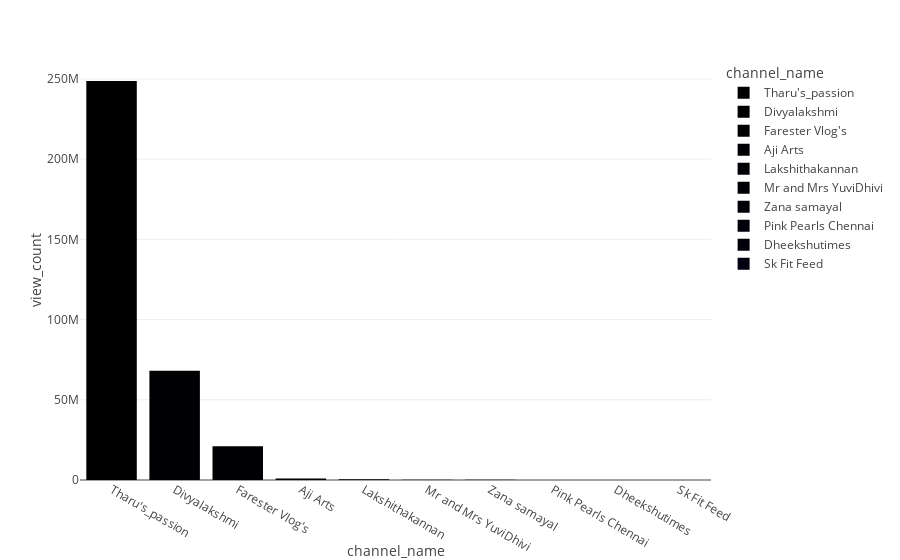

Here is the notebook cell this chart was saved with:
### Code cell
#question 6.
df = pd.read_sql_query("select view_count,channel_name from channel order by view_count desc",mydb)
#st.write(df)
fig = px.bar(df,x='channel_name',y='view_count',color='channel_name')
#st.plotly_chart(fig)
fig

### Figure 1 — Plotly figure (JSON) as saved in the notebook; plotly's stock layout.template omitted (floating-point values rounded to 4 significant figures)
{"data": [{"alignmentgroup": "True", "hovertemplate": "channel_name=%{x}<br>view_count=%{y}<extra></extra>", "legendgroup": "Tharu's_passion", "marker": {"color": "#000001", "pattern": {"shape": ""}}, "name": "Tharu's_passion", "offsetgroup": "Tharu's_passion", "orientation": "v", "showlegend": true, "textposition": "auto", "type": "bar", "x": ["Tharu's_passion"], "xaxis": "x", "y": [248751930], "yaxis": "y"}, {"alignmentgroup": "True", "hovertemplate": "channel_name=%{x}<br>view_count=%{y}<extra></extra>", "legendgroup": "Divyalakshmi", "marker": {"color": "#000002", "pattern": {"shape": ""}}, "name": "Divyalakshmi", "offsetgroup": "Divyalakshmi", "orientation": "v", "showlegend": true, "textposition": "auto", "type": "bar", "x": ["Divyalakshmi"], "xaxis": "x", "y": [68151742], "yaxis": "y"}, {"alignmentgroup": "True", "hovertemplate": "channel_name=%{x}<br>view_count=%{y}<extra></extra>", "legendgroup": "Farester Vlog's", "marker": {"color": "#000003", "pattern": {"shape": ""}}, "name": "Farester Vlog's", "offsetgroup": "Farester Vlog's", "orientation": "v", "showlegend": true, "textposition": "auto", "type": "bar", "x": ["Farester Vlog's"], "xaxis": "x", "y": [21055457], "yaxis": "y"}, {"alignmentgroup": "True", "hovertemplate": "channel_name=%{x}<br>view_count=%{y}<extra></extra>", "legendgroup": "Aji Arts", "marker": {"color": "#000004", "pattern": {"shape": ""}}, "name": "Aji Arts", "offsetgroup": "Aji Arts", "orientation": "v", "showlegend": true, "textposition": "auto", "type": "bar", "x": ["Aji Arts"], "xaxis": "x", "y": [859639], "yaxis": "y"}, {"alignmentgroup": "True", "hovertemplate": "channel_name=%{x}<br>view_count=%{y}<extra></extra>", "legendgroup": "Lakshithakannan", "marker": {"color": "#000005", "pattern": {"shape": ""}}, "name": "Lakshithakannan", "offsetgroup": "Lakshithakannan", "orientation": "v", "showlegend": true, "textposition": "auto", "type": "bar", "x": ["Lakshithakannan"], "xaxis": "x", "y": [490591], "yaxis": "y"}, {"alignmentgroup": "True", "hovertemplate": "channel_name=%{x}<br>view_count=%{y}<extra></extra>", "legendgroup": "Mr and Mrs YuviDhivi", "marker": {"color": "#000006", "pattern": {"shape": ""}}, "name": "Mr and Mrs YuviDhivi", "offsetgroup": "Mr and Mrs YuviDhivi", "orientation": "v", "showlegend": true, "textposition": "auto", "type": "bar", "x": ["Mr and Mrs YuviDhivi"], "xaxis": "x", "y": [225100], "yaxis": "y"}, {"alignmentgroup": "True", "hovertemplate": "channel_name=%{x}<br>view_count=%{y}<extra></extra>", "legendgroup": "Zana samayal", "marker": {"color": "#000007", "pattern": {"shape": ""}}, "name": "Zana samayal", "offsetgroup": "Zana samayal", "orientation": "v", "showlegend": true, "textposition": "auto", "type": "bar", "x": ["Zana samayal"], "xaxis": "x", "y": [89190], "yaxis": "y"}, {"alignmentgroup": "True", "hovertemplate": "channel_name=%{x}<br>view_count=%{y}<extra></extra>", "legendgroup": "Pink Pearls Chennai", "marker": {"color": "#000008", "pattern": {"shape": ""}}, "name": "Pink Pearls Chennai", "offsetgroup": "Pink Pearls Chennai", "orientation": "v", "showlegend": true, "textposition": "auto", "type": "bar", "x": ["Pink Pearls Chennai"], "xaxis": "x", "y": [61660], "yaxis": "y"}, {"alignmentgroup": "True", "hovertemplate": "channel_name=%{x}<br>view_count=%{y}<extra></extra>", "legendgroup": "Dheekshutimes", "marker": {"color": "#000009", "pattern": {"shape": ""}}, "name": "Dheekshutimes", "offsetgroup": "Dheekshutimes", "orientation": "v", "showlegend": true, "textposition": "auto", "type": "bar", "x": ["Dheekshutimes"], "xaxis": "x", "y": [36223], "yaxis": "y"}, {"alignmentgroup": "True", "hovertemplate": "channel_name=%{x}<br>view_count=%{y}<extra></extra>", "legendgroup": "Sk Fit Feed ", "marker": {"color": "#000010", "pattern": {"shape": ""}}, "name": "Sk Fit Feed ", "offsetgroup": "Sk Fit Feed ", "orientation": "v", "showlegend": true, "textposition": "auto", "type": "bar", "x": ["Sk Fit Feed "], "xaxis": "x", "y": [9397], "yaxis": "y"}], "layout": {"barmode": "relative", "legend": {"title": {"text": "channel_name"}, "tracegroupgap": 0}, "margin": {"t": 60}, "xaxis": {"anchor": "y", "categoryarray": ["Tharu's_passion", "Divyalakshmi", "Farester Vlog's", "Aji Arts", "Lakshithakannan", "Mr and Mrs YuviDhivi", "Zana samayal", "Pink Pearls Chennai", "Dheekshutimes", "Sk Fit Feed "], "categoryorder": "array", "domain": [0, 1], "title": {"text": "channel_name"}}, "yaxis": {"anchor": "x", "domain": [0, 1], "title": {"text": "view_count"}}}}
